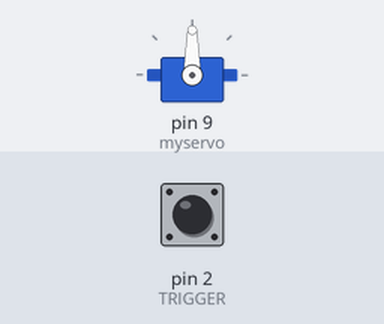
This sketch was run on a simulated Arduino Uno, built with avr-gcc and run on an emulated ATmega328P. Shown: servo. The test bench sets the inputs (shaded band); at power-on: pin 2 (TRIGGER) HIGH.

Above: at 1.2 s.
1.3 s: pin 2 (TRIGGER) pulsed LOW 2 times (0.12 s each, 0.3 s apart)
At 2.8 s:
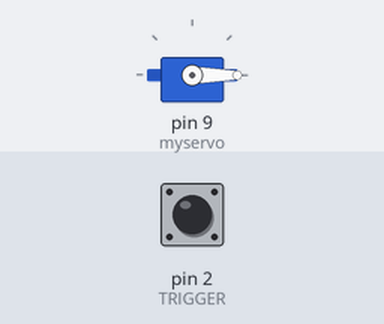
3.4 s: pin 2 (TRIGGER) pulsed LOW 5 times (0.12 s each, 0.3 s apart)
At 5.2 s:
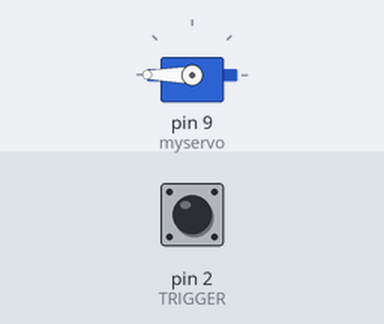
Timing chart, 0 to 6.7 s (numbered marks = the images above; inputs shaded):
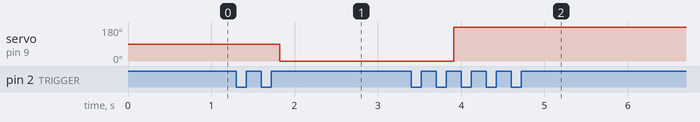

The sketch:

servo_test.ino
```cpp
#include <Servo.h>
Servo myservo;
const int TRIGGER = 2;
int switch_dir = 0;
int pos = 0;
int buttonState = 0;
void setup() {
    myservo.attach(9);
    pinMode(TRIGGER,INPUT);
}
void loop() {
    buttonState = digitalRead(TRIGGER);
    if (buttonState == LOW){
        delay(500);
        if(digitalRead(TRIGGER) == HIGH){
            switch_dir = !switch_dir;
            if (switch_dir){
                myservo.write(0);
            }
            else{
               myservo.write(200);
               delay(3000);
            }
        }
    }
    delay(30);
}
```

Measured:
- after the input at 1.3 s, servo on pin 9 (myservo): 90° → 0° after 0.52 s
- after the input at 3.4 s, servo on pin 9 (myservo): 0° → 180° after 0.51 s
